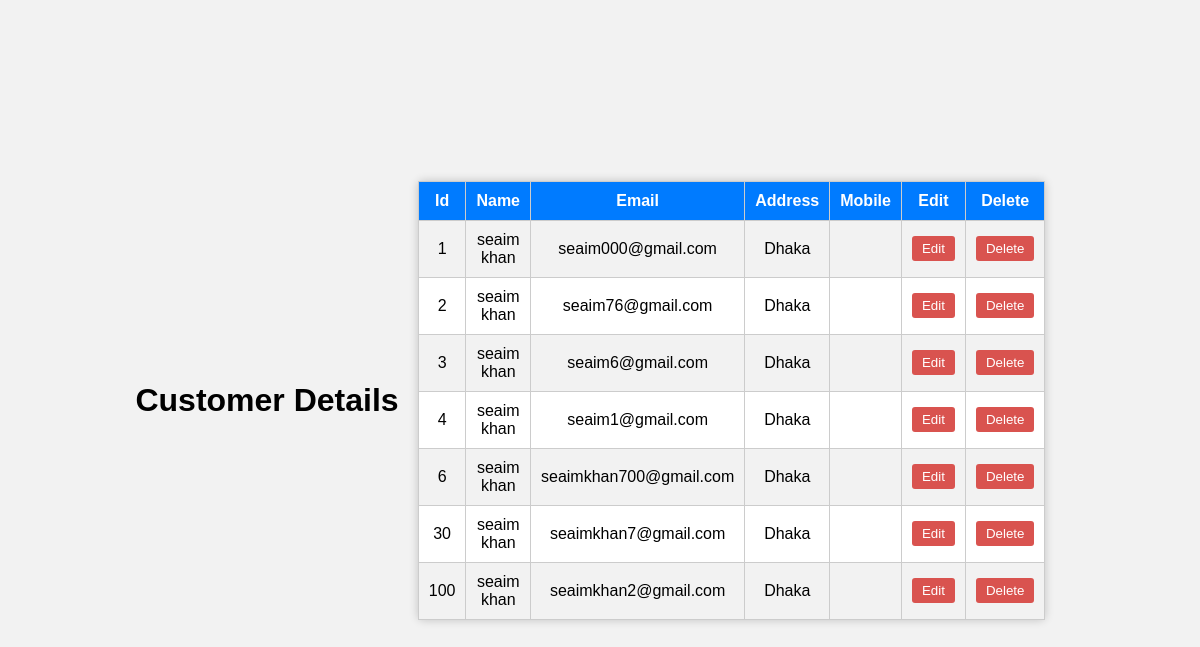
The page /Views/customer_Details.php on the database its author committed.
### tables this page shows
CREATE TABLE `abc` (
  `Id` int(11) NOT NULL,
  `Name` varchar(255) DEFAULT NULL,
  `Email` varchar(255) DEFAULT NULL,
  `password` varchar(255) DEFAULT NULL,
  `Address` text DEFAULT NULL
);

### Models/alldb.php (called while the page is built, shortened)
<?php
   function customer_Details()
   {
      $con=getConnection();
      $sql="SELECT * from abc";
      $result=mysqli_query($con,$sql);
      if($result)
      {
         return $result;
      }
      else
      {
         echo " Error";
      }
   }
?>

### Views/customer_Details.php (the view, shortened to what this page needs)
<?php
require_once('../Models/alldb.php');
$result=customer_Details();
 ?>
 <!DOCTYPE html>
<html>
<head>
</head>
<body>
	<h1>Customer Details</h1>
	<form method="get" action="../Controllers/addcheck.php">
		<table border="1">
			<tr>
				<th>Id</th>
				<th>Name</th>
				<th>Email</th>
				<th>Address</th>
				<th>Mobile</th>
				<th>Edit</th>
				<th>Delete</th>
			</tr>
			<?php while($row = $result->fetch_assoc()){ ?>
				<tr>
					<td><?php echo $row["Id"]; ?></td>
					<td><?php echo $row["Name"]; ?></td>
					<td><?php echo $row["Email"]; ?></td>
					<td><?php echo $row["Address"]; ?></td>
					<td><?php echo $row["phone"]; ?></td>
					<td><button name="edit" value="<?php echo $row["Id"]; ?>">Edit</button></td>
					<td><button name="delete" value="<?php echo $row["Id"]; ?>">Delete</button></td>
				</tr>
			<?php } ?>
		</table>
	</form>
</body>
</html>

### Views/customer_Details.php (style rules this page uses)
body { font-family: Arial, sans-serif; background-color: #f2f2f2; margin: 0; padding: 0; display: flex; justify-content: center; align-items: center; height: 100vh; }
table { border-collapse: collapse; width: 80%; margin: 20px auto; background-color: #fff; border: 1px solid #ccc; border-radius: 5px; box-shadow: 0 0 10px rgba(0, 0, 0, 0.2); }
th, td { padding: 10px; text-align: center; }
th { background-color: #007BFF; color: #fff; }
tr:nth-child(even) { background-color: #f2f2f2; }
button { background-color: #d9534f; color: #fff; border: none; padding: 5px 10px; cursor: pointer; border-radius: 3px; }

### rows shown on the page
abc: Id "1", Name "seaim khan", Email "seaim000@gmail.com", Address "Dhaka"
abc: Id "2", Name "seaim khan", Email "seaim76@gmail.com", Address "Dhaka"
abc: Id "3", Name "seaim khan", Email "seaim6@gmail.com", Address "Dhaka"
abc: Id "4", Name "seaim khan", Email "seaim1@gmail.com", Address "Dhaka"
abc: Id "6", Name "seaim khan", Email "seaimkhan700@gmail.com", Address "Dhaka"
abc: Id "30", Name "seaim khan", Email "seaimkhan7@gmail.com", Address "Dhaka"
abc: Id "100", Name "seaim khan", Email "seaimkhan2@gmail.com", Address "Dhaka"
